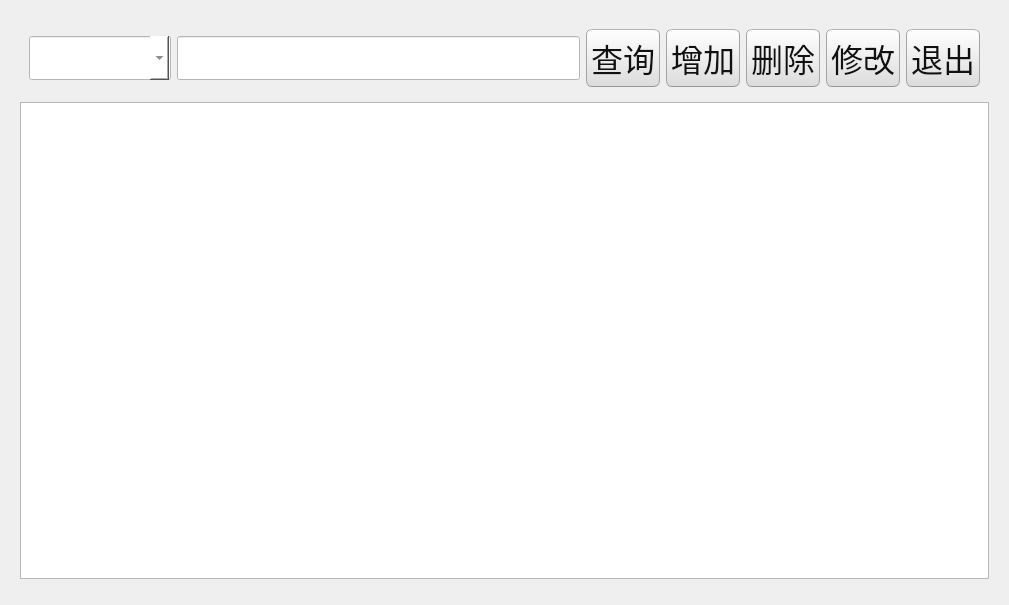
<?xml version="1.0" encoding="UTF-8"?>
<ui version="4.0">
 <class>UserMgrWidget</class>
 <widget class="QWidget" name="UserMgrWidget">
  <property name="geometry">
   <rect>
    <x>0</x>
    <y>0</y>
    <width>1009</width>
    <height>605</height>
   </rect>
  </property>
  <property name="windowTitle">
   <string>多车协作探索实验系统 - 用户管理</string>
  </property>
  <property name="styleSheet">
   <string notr="true">QWidget{ 
	font-size: 32px;font-family: 'Microsoft YaHei UI';
}
/*
Ubuntu Style Sheet for QT Applications
Author: Jaime A. Quiroga P.
Company: GTRONICK
Last updated: 01/10/2021 (dd/mm/yyyy), 15:18.
Available at: https://github.com/GTRONICK/QSS/blob/master/Ubuntu.qss
*/
QMainWindow {
	background-color:#f0f0f0;
}
QCheckBox {
	padding:2px;
}
QCheckBox:hover {
	border:1px solid rgb(255,150,60);
	border-radius:4px;
	padding: 1px;
	background-color:qlineargradient(spread:pad, x1:0.5, y1:1, x2:0.5, y2:0, stop:0 rgba(190, 90, 50, 50), stop:1 rgba(250, 130, 40, 50));
}
QCheckBox::indicator:checked {
	border:1px solid rgb(246, 134, 86);
	border-radius:4px;
  	background-color:rgb(246, 134, 86)
}
QCheckBox::indicator:unchecked {
	border-width:1px solid rgb(246, 134, 86);
	border-radius:4px;
  	background-color:rgb(255,255,255);
}
QColorDialog {
	background-color:#f0f0f0;
}
QComboBox {
	color:rgb(81,72,65);
	background: #ffffff;
}
QComboBox:editable {
	selection-color:rgb(81,72,65);
	selection-background-color: #ffffff;
}
QComboBox QAbstractItemView {
	selection-color: #ffffff;
	selection-background-color: rgb(246, 134, 86);
}
QComboBox:!editable:on, QComboBox::drop-down:editable:on {
	color:  #1e1d23;	
}
QDateTimeEdit, QDateEdit, QDoubleSpinBox, QFontComboBox {
	color:rgb(81,72,65);
	background-color: #ffffff;
}

QDialog {
	background-color:#f0f0f0;
}

QLabel,QLineEdit {
	color:rgb(17,17,17);
}
QLineEdit {
	background-color:rgb(255,255,255);
	selection-background-color:rgb(236,116,64);
}
QMenuBar {
	color:rgb(223,219,210);
	background-color:rgb(65,64,59);
}
QMenuBar::item {
	padding-top:4px;
	padding-left:4px;
	padding-right:4px;
	color:rgb(223,219,210);
	background-color:rgb(65,64,59);
}
QMenuBar::item:selected {
	color:rgb(255,255,255);
	padding-top:2px;
	padding-left:2px;
	padding-right:2px;
	border-top-width:2px;
	border-left-width:2px;
	border-right-width:2px;
	border-top-right-radius:4px;
	border-top-left-radius:4px;
	border-style:solid;
	background-color:rgb(65,64,59);
	border-top-color: rgb(47,47,44);
	border-right-color: qlineargradient(spread:pad, x1:0, y1:1, x2:1, y2:0, stop:0 rgba(90, 87, 78, 255), stop:1 rgba(47,47,44, 255));
	border-left-color:  qlineargradient(spread:pad, x1:1, y1:0, x2:0, y2:0, stop:0 rgba(90, 87, 78, 255), stop:1 rgba(47,47,44, 255));
}
QMenu {
	color:rgb(223,219,210);
	background-color:rgb(65,64,59);
}
QMenu::item {
	color:rgb(223,219,210);
	padding:4px 10px 4px 20px;
}
QMenu::item:selected {
	color:rgb(255,255,255);
	background-color: qlineargradient(spread:pad, x1:0.5, y1:1, x2:0.5, y2:0, stop:0 rgba(225, 108, 54, 255), stop:1 rgba(246, 134, 86, 255));
	border-style:solid;
	border-width:3px;
	padding:4px 7px 4px 17px;
	border-bottom-color:qlineargradient(spread:pad, x1:0.5, y1:1, x2:0.5, y2:0, stop:0 rgba(175,85,48,255), stop:1 rgba(236,114,67, 255));
	border-top-color:qlineargradient(spread:pad, x1:0.5, y1:1, x2:0.5, y2:0, stop:0 rgba(253,156,113,255), stop:1 rgba(205,90,46, 255));
	border-right-color:qlineargradient(spread:pad, x1:0, y1:0.5, x2:1, y2:0.5, stop:0 rgba(253,156,113,255), stop:1 rgba(205,90,46, 255));
	border-left-color:qlineargradient(spread:pad, x1:1, y1:0.5, x2:0, y2:0.5, stop:0 rgba(253,156,113,255), stop:1 rgba(205,90,46, 255));
}
QPlainTextEdit {
	border: 1px solid transparent;
	color:rgb(17,17,17);
	selection-background-color:rgb(236,116,64);
    background-color: #FFFFFF;
}
QProgressBar {
	text-align: center;
	color: rgb(0, 0, 0);
	border: 1px inset rgb(150,150,150); 
	border-radius: 10px;
	background-color:rgb(221,221,219);
}
QProgressBar::chunk:horizontal {
	background-color: qlineargradient(spread:pad, x1:0.5, y1:1, x2:0.5, y2:0, stop:0 rgba(225, 108, 54, 255), stop:1 rgba(246, 134, 86, 255));
	border:1px solid;
	border-radius:8px;
	border-bottom-color:qlineargradient(spread:pad, x1:0.5, y1:1, x2:0.5, y2:0, stop:0 rgba(175,85,48,255), stop:1 rgba(236,114,67, 255));
	border-top-color:qlineargradient(spread:pad, x1:0.5, y1:1, x2:0.5, y2:0, stop:0 rgba(253,156,113,255), stop:1 rgba(205,90,46, 255));
	border-right-color:qlineargradient(spread:pad, x1:0, y1:0.5, x2:1, y2:0.5, stop:0 rgba(253,156,113,255), stop:1 rgba(205,90,46, 255));
	border-left-color:qlineargradient(spread:pad, x1:1, y1:0.5, x2:0, y2:0.5, stop:0 rgba(253,156,113,255), stop:1 rgba(205,90,46, 255));
}
QPushButton{
	color:rgb(17,17,17);
	border-width: 1px;
	border-radius: 6px;
	border-bottom-color: rgb(150,150,150);
	border-right-color: rgb(165,165,165);
	border-left-color: rgb(165,165,165);
	border-top-color: rgb(180,180,180);
	border-style: solid;
	padding: 4px;
	background-color: qlineargradient(spread:pad, x1:0.5, y1:1, x2:0.5, y2:0, stop:0 rgba(220, 220, 220, 255), stop:1 rgba(255, 255, 255, 255));
}
QPushButton:hover{
	color:rgb(17,17,17);
	border-width: 1px;
	border-radius:6px;
	border-top-color: rgb(255,150,60);
	border-right-color: qlineargradient(spread:pad, x1:0, y1:1, x2:1, y2:0, stop:0 rgba(200, 70, 20, 255), stop:1 rgba(255,150,60, 255));
	border-left-color:  qlineargradient(spread:pad, x1:1, y1:0, x2:0, y2:0, stop:0 rgba(200, 70, 20, 255), stop:1 rgba(255,150,60, 255));
	border-bottom-color: rgb(200,70,20);
	border-style: solid;
	padding: 2px;
	background-color: qlineargradient(spread:pad, x1:0.5, y1:1, x2:0.5, y2:0, stop:0 rgba(220, 220, 220, 255), stop:1 rgba(255, 255, 255, 255));
}
QPushButton:default{
	color:rgb(17,17,17);
	border-width: 1px;
	border-radius:6px;
	border-top-color: rgb(255,150,60);
	border-right-color: qlineargradient(spread:pad, x1:0, y1:1, x2:1, y2:0, stop:0 rgba(200, 70, 20, 255), stop:1 rgba(255,150,60, 255));
	border-left-color:  qlineargradient(spread:pad, x1:1, y1:0, x2:0, y2:0, stop:0 rgba(200, 70, 20, 255), stop:1 rgba(255,150,60, 255));
	border-bottom-color: rgb(200,70,20);
	border-style: solid;
	padding: 2px;
	background-color: qlineargradient(spread:pad, x1:0.5, y1:1, x2:0.5, y2:0, stop:0 rgba(220, 220, 220, 255), stop:1 rgba(255, 255, 255, 255));
}
QPushButton:pressed{
	color:rgb(17,17,17);
	border-width: 1px;
	border-radius: 6px;
	border-width: 1px;
	border-top-color: rgba(255,150,60,200);
	border-right-color: qlineargradient(spread:pad, x1:0, y1:1, x2:1, y2:0, stop:0 rgba(200, 70, 20, 255), stop:1 rgba(255,150,60, 200));
	border-left-color:  qlineargradient(spread:pad, x1:1, y1:0, x2:0, y2:0, stop:0 rgba(200, 70, 20, 255), stop:1 rgba(255,150,60, 200));
	border-bottom-color: rgba(200,70,20,200);
	border-style: solid;
	padding: 2px;
	background-color: qlineargradient(spread:pad, x1:0.5, y1:0, x2:0.5, y2:1, stop:0 rgba(220, 220, 220, 255), stop:1 rgba(255, 255, 255, 255));
}
QPushButton:disabled{
	color:rgb(174,167,159);
	border-width: 1px;
	border-radius: 6px;
	background-color: qlineargradient(spread:pad, x1:0.5, y1:1, x2:0.5, y2:0, stop:0 rgba(200, 200, 200, 255), stop:1 rgba(230, 230, 230, 255));
}
QRadioButton {
	padding: 1px;
}
QRadioButton::indicator:checked {
	height: 10px;
	width: 10px;
	border-style:solid;
	border-radius:5px;
	border-width: 1px;
	border-color: rgba(246, 134, 86, 255);
	color: #a9b7c6;
	background-color:rgba(246, 134, 86, 255);
}
QRadioButton::indicator:!checked {
	height: 10px;
	width: 10px;
	border-style:solid;
	border-radius:5px;
	border-width: 1px;
	border-color: rgb(246, 134, 86);
	color: #a9b7c6;
	background-color: transparent;
}
QScrollArea {
	color: white;
	background-color:#f0f0f0;
}
QSlider::groove {
	border-style: solid;
	border-width: 1px;
	border-color: rgb(207,207,207);
}
QSlider::groove:horizontal {
	height: 5px;
	background: rgb(246, 134, 86);
}
QSlider::groove:vertical {
	width: 5px;
	background: rgb(246, 134, 86);
}
QSlider::handle:horizontal {
	background: rgb(253,253,253);
	border-style: solid;
	border-width: 1px;
	border-color: rgb(207,207,207);
	width: 12px;
	margin: -5px 0;
	border-radius: 7px;
}
QSlider::handle:vertical {
	background: rgb(253,253,253);
	border-style: solid;
	border-width: 1px;
	border-color: rgb(207,207,207);
	height: 12px;
	margin: 0 -5px;
	border-radius: 7px;
}
QSlider::add-page:horizontal, QSlider::add-page:vertical {
 	background: white;
}
QSlider::sub-page:horizontal, QSlider::sub-page:vertical {
	background: rgb(246, 134, 86);
}
QStatusBar, QSpinBox {
	color:rgb(81,72,65);
}
QSpinBox {
	background-color: #ffffff;
}
QScrollBar:horizontal {
	max-height: 20px;
	border: 1px transparent;
	margin: 0px 20px 0px 20px;
}
QScrollBar::handle:horizontal {
	background: rgb(253,253,253);
	border: 1px solid rgb(207,207,207);
	border-radius: 7px;
	min-width: 25px;
}
QScrollBar::handle:horizontal:hover {
	background: rgb(253,253,253);
	border: 1px solid rgb(255,150,60);
	border-radius: 7px;
	min-width: 25px;
}
QScrollBar::add-line:horizontal {
  	border: 1px solid rgb(207,207,207);
  	border-top-right-radius: 7px;
  	border-top-left-radius: 7px;
  	border-bottom-right-radius: 7px;
  	background: rgb(255, 255, 255);
  	width: 20px;
  	subcontrol-position: right;
  	subcontrol-origin: margin;
}
QScrollBar::add-line:horizontal:hover {
  	border: 1px solid rgb(255,150,60);
  	border-top-right-radius: 7px;
  	border-top-left-radius: 7px;
  	border-bottom-right-radius: 7px;
  	background: rgb(255, 255, 255);
  	width: 20px;
  	subcontrol-position: right;
  	subcontrol-origin: margin;
}
QScrollBar::add-line:horizontal:pressed {
  	border: 1px solid grey;
  	border-top-left-radius: 7px;
  	border-top-right-radius: 7px;
  	border-bottom-right-radius: 7px;
  	background: rgb(231,231,231);
  	width: 20px;
  	subcontrol-position: right;
  	subcontrol-origin: margin;
}
QScrollBar::sub-line:horizontal {
  	border: 1px solid rgb(207,207,207);
  	border-top-right-radius: 7px;
  	border-top-left-radius: 7px;
  	border-bottom-left-radius: 7px;
  	background: rgb(255, 255, 255);
  	width: 20px;
  	subcontrol-position: left;
  	subcontrol-origin: margin;
}
QScrollBar::sub-line:horizontal:hover {
  	border: 1px solid rgb(255,150,60);
  	border-top-right-radius: 7px;
  	border-top-left-radius: 7px;
  	border-bottom-left-radius: 7px;
  	background: rgb(255, 255, 255);
  	width: 20px;
  	subcontrol-position: left;
  	subcontrol-origin: margin;
}
QScrollBar::sub-line:horizontal:pressed {
  	border: 1px solid grey;
  	border-top-right-radius: 7px;
  	border-top-left-radius: 7px;
  	border-bottom-left-radius: 7px;
  	background: rgb(231,231,231);
  	width: 20px;
  	subcontrol-position: left;
  	subcontrol-origin: margin;
}
QScrollBar::left-arrow:horizontal {
  	border: 1px transparent grey;
  	border-top-left-radius: 3px;
  	border-bottom-left-radius: 3px;
  	width: 6px;
  	height: 6px;
  	background: rgb(230,230,230);
}
QScrollBar::right-arrow:horizontal {
	border: 1px transparent grey;
	border-top-right-radius: 3px;
	border-bottom-right-radius: 3px;
  	width: 6px;
  	height: 6px;
 	background: rgb(230,230,230);
}
QScrollBar::add-page:horizontal, QScrollBar::sub-page:horizontal {
 	background: none;
} 
QScrollBar:vertical {
	max-width: 20px;
	border: 1px transparent grey;
	margin: 20px 0px 20px 0px;
}
QScrollBar::add-line:vertical {
	border: 1px solid;
	border-color: rgb(207,207,207);
	border-bottom-right-radius: 7px;
	border-bottom-left-radius: 7px;
	border-top-left-radius: 7px;
	background: rgb(255, 255, 255);
  	height: 20px;
  	subcontrol-position: bottom;
  	subcontrol-origin: margin;
}
QScrollBar::add-line:vertical:hover {
  	border: 1px solid;
  	border-color: rgb(255,150,60);
  	border-bottom-right-radius: 7px;
  	border-bottom-left-radius: 7px;
  	border-top-left-radius: 7px;
  	background: rgb(255, 255, 255);
  	height: 20px;
  	subcontrol-position: bottom;
  	subcontrol-origin: margin;
}
QScrollBar::add-line:vertical:pressed {
  	border: 1px solid grey;
  	border-bottom-left-radius: 7px;
  	border-bottom-right-radius: 7px;
  	border-top-left-radius: 7px;
  	background: rgb(231,231,231);
  	height: 20px;
  	subcontrol-position: bottom;
  	subcontrol-origin: margin;
}
QScrollBar::sub-line:vertical {
  	border: 1px solid rgb(207,207,207);
  	border-top-right-radius: 7px;
  	border-top-left-radius: 7px;
  	border-bottom-left-radius: 7px;
  	background: rgb(255, 255, 255);
  	height: 20px;
  	subcontrol-position: top;
  	subcontrol-origin: margin;
}
QScrollBar::sub-line:vertical:hover {
  	border: 1px solid rgb(255,150,60);
  	border-top-right-radius: 7px;
  	border-top-left-radius: 7px;
  	border-bottom-left-radius: 7px;
	background: rgb(255, 255, 255);
  	height: 20px;
  	subcontrol-position: top;
  	subcontrol-origin: margin;
}
QScrollBar::sub-line:vertical:pressed {
  	border: 1px solid grey;
  	border-top-left-radius: 7px;
  	border-top-right-radius: 7px;
  	background: rgb(231,231,231);
 	height: 20px;
  	subcontrol-position: top;
  	subcontrol-origin: margin;
}
QScrollBar::handle:vertical {
	background: rgb(253,253,253);
	border: 1px solid rgb(207,207,207);
	border-radius: 7px;
	min-height: 25px;
}
QScrollBar::handle:vertical:hover {
	background: rgb(253,253,253);
	border: 1px solid rgb(255,150,60);
	border-radius: 7px;
	min-height: 25px;
}
QScrollBar::up-arrow:vertical {
	border: 1px transparent grey;
  	border-top-left-radius: 3px;
	border-top-right-radius: 3px;
  	width: 6px;
  	height: 6px;
  	background: rgb(230,230,230);
}
QScrollBar::down-arrow:vertical {
  	border: 1px transparent grey;
  	border-bottom-left-radius: 3px;
  	border-bottom-right-radius: 3px;
  	width: 6px;
  	height: 6px;
  	background: rgb(230,230,230);
}
QScrollBar::add-page:vertical, QScrollBar::sub-page:vertical {
  	background: none;
}
QTabWidget {
	color:rgb(0,0,0);
	background-color:rgb(247,246,246);
}
QTabWidget::pane {
	border-color: rgb(180,180,180);
	background-color:rgb(247,246,246);
	border-style: solid;
	border-width: 1px;
  	border-radius: 6px;
}
QTabBar::tab {
	padding-left:4px;
	padding-right:4px;
	padding-bottom:2px;
	padding-top:2px;
	color:rgb(81,72,65);
  	background-color: qlineargradient(spread:pad, x1:0.5, y1:1, x2:0.5, y2:0, stop:0 rgba(221,218,217,255), stop:1 rgba(240,239,238,255));
	border-style: solid;
	border-width: 1px;
  	border-top-right-radius:4px;
	border-top-left-radius:4px;
	border-top-color: rgb(180,180,180);
	border-left-color: rgb(180,180,180);
	border-right-color: rgb(180,180,180);
	border-bottom-color: transparent;
}
QTabBar::tab:selected, QTabBar::tab:last:selected, QTabBar::tab:hover {
  	background-color:rgb(247,246,246);
  	margin-left: 0px;
  	margin-right: 1px;
}
QTabBar::tab:!selected {
	margin-top: 1px;
	margin-right: 1px;
}
QTextEdit {
	border-width: 1px;
	border-style: solid;
	border-color:transparent;
	color:rgb(17,17,17);
	selection-background-color:rgb(236,116,64);
}
QTimeEdit, QToolBox, QToolBox::tab, QToolBox::tab:selected {
	color:rgb(81,72,65);
	background-color: #ffffff;
}</string>
  </property>
  <layout class="QGridLayout" name="gridLayout">
   <item row="0" column="0">
    <widget class="QWidget" name="widget_2" native="true">
     <layout class="QVBoxLayout" name="verticalLayout_3">
      <item>
       <widget class="QWidget" name="widget_6" native="true">
        <property name="sizePolicy">
         <sizepolicy hsizetype="Preferred" vsizetype="Maximum">
          <horstretch>0</horstretch>
          <verstretch>50</verstretch>
         </sizepolicy>
        </property>
        <layout class="QGridLayout" name="gridLayout_3">
         <item row="0" column="1">
          <widget class="QLineEdit" name="TextLineEdit_3"/>
         </item>
         <item row="0" column="2">
          <widget class="QPushButton" name="SearchPushButton_3">
           <property name="text">
            <string>查询</string>
           </property>
          </widget>
         </item>
         <item row="0" column="4">
          <widget class="QPushButton" name="pushButton_3">
           <property name="text">
            <string>增加</string>
           </property>
          </widget>
         </item>
         <item row="0" column="6">
          <widget class="QPushButton" name="updatePushButton_3">
           <property name="text">
            <string>修改</string>
           </property>
          </widget>
         </item>
         <item row="0" column="7">
          <widget class="QPushButton" name="returnedPushButton_3">
           <property name="text">
            <string>退出</string>
           </property>
          </widget>
         </item>
         <item row="0" column="5">
          <widget class="QPushButton" name="deletePushButton_3">
           <property name="text">
            <string>删除</string>
           </property>
          </widget>
         </item>
         <item row="0" column="0">
          <widget class="QComboBox" name="TypeComboBox">
           <property name="editable">
            <bool>true</bool>
           </property>
          </widget>
         </item>
        </layout>
       </widget>
      </item>
      <item>
       <widget class="QTableWidget" name="tableWidget"/>
      </item>
      <item>
       <widget class="QWidget" name="widget_7" native="true"/>
      </item>
     </layout>
    </widget>
   </item>
  </layout>
 </widget>
 <resources/>
 <connections/>
</ui>
